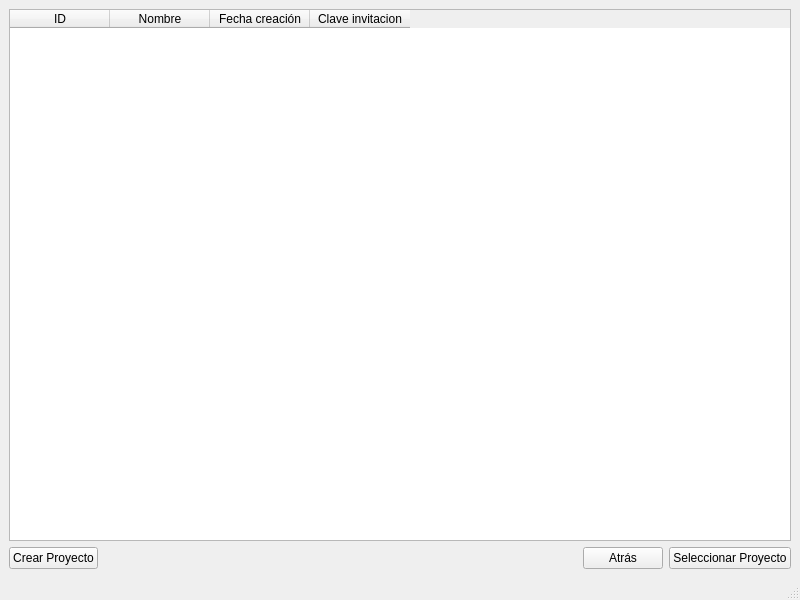
<?xml version="1.0" encoding="UTF-8"?>
<ui version="4.0">
 <class>MainWindow</class>
 <widget class="QMainWindow" name="MainWindow">
  <property name="geometry">
   <rect>
    <x>0</x>
    <y>0</y>
    <width>800</width>
    <height>600</height>
   </rect>
  </property>
  <property name="windowTitle">
   <string>Proyectos</string>
  </property>
  <widget class="QWidget" name="centralwidget">
   <layout class="QGridLayout" name="gridLayout">
    <item row="0" column="0">
     <layout class="QVBoxLayout" name="verticalLayout">
      <item>
       <layout class="QVBoxLayout" name="verticalLayout_2">
        <item>
         <widget class="QTableWidget" name="table_proyectos">
          <property name="selectionMode">
           <enum>QAbstractItemView::SingleSelection</enum>
          </property>
          <property name="selectionBehavior">
           <enum>QAbstractItemView::SelectRows</enum>
          </property>
          <column>
           <property name="text">
            <string>ID</string>
           </property>
          </column>
          <column>
           <property name="text">
            <string>Nombre</string>
           </property>
          </column>
          <column>
           <property name="text">
            <string>Fecha creación</string>
           </property>
          </column>
          <column>
           <property name="text">
            <string>Clave invitacion</string>
           </property>
          </column>
         </widget>
        </item>
       </layout>
      </item>
      <item>
       <layout class="QHBoxLayout" name="horizontalLayout">
        <item>
         <layout class="QVBoxLayout" name="verticalLayout_3">
          <item>
           <widget class="QPushButton" name="pushButton_Crear_proyecto">
            <property name="text">
             <string>Crear Proyecto</string>
            </property>
           </widget>
          </item>
         </layout>
        </item>
        <item>
         <spacer name="horizontalSpacer">
          <property name="orientation">
           <enum>Qt::Horizontal</enum>
          </property>
          <property name="sizeHint" stdset="0">
           <size>
            <width>40</width>
            <height>20</height>
           </size>
          </property>
         </spacer>
        </item>
        <item>
         <widget class="QPushButton" name="pushButton_back">
          <property name="text">
           <string>Atrás</string>
          </property>
         </widget>
        </item>
        <item>
         <layout class="QVBoxLayout" name="verticalLayout_4">
          <item>
           <widget class="QPushButton" name="pushButton_Seleccionar_Proyecto">
            <property name="text">
             <string>Seleccionar Proyecto</string>
            </property>
           </widget>
          </item>
         </layout>
        </item>
       </layout>
      </item>
     </layout>
    </item>
   </layout>
  </widget>
  <widget class="QStatusBar" name="statusbar"/>
 </widget>
 <resources/>
 <connections/>
</ui>
